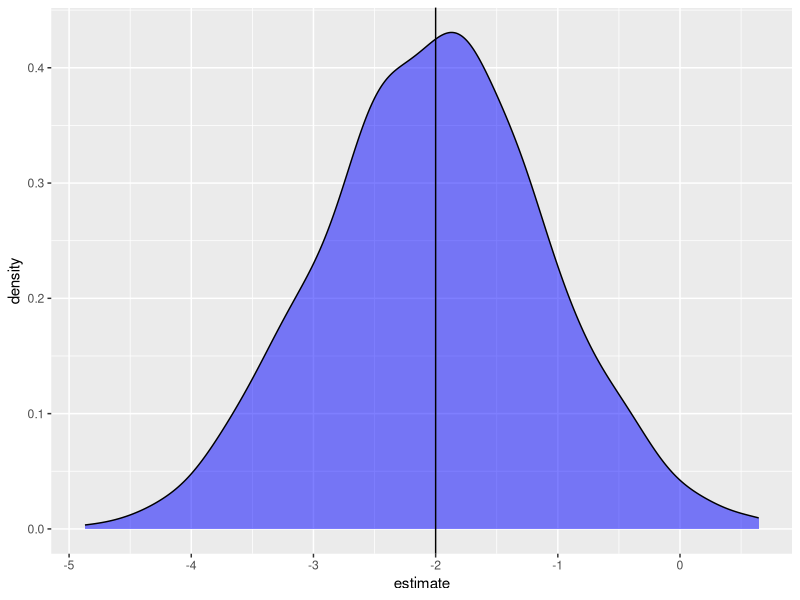
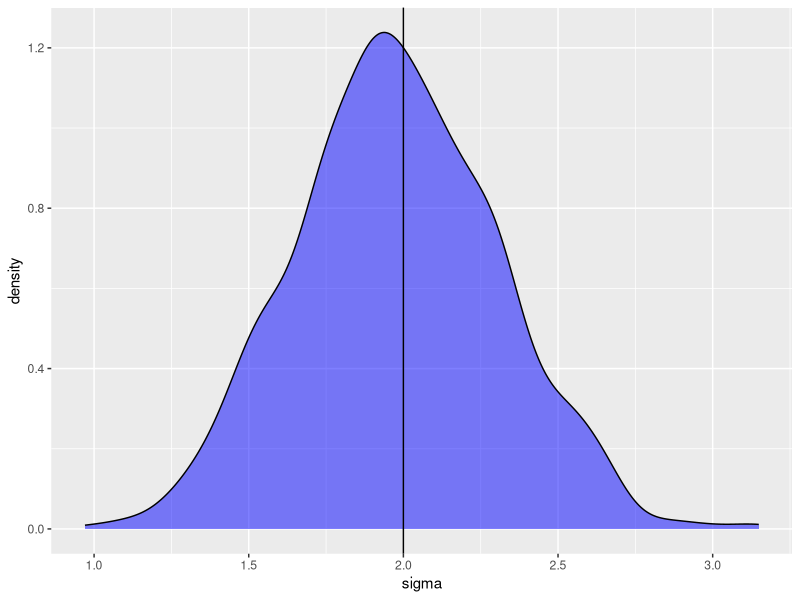

Reproduce these figures in R, in order.
## ---- chunk 1
set.seed(16)
## ---- chunk 2
ngroup = 2
nrep = 10
b0 = 5
b1 = -2
sd = 2
## ---- chunk 3
( group = rep( c("group1", "group2"), each = nrep) )
## ---- chunk 4
( eps = rnorm(ngroup*nrep, 0, sd) )
## ---- chunk 5
( growth = b0 + b1*(group == "group2") + eps )
## ---- chunk 6
growthfit = lm(growth ~ group)
summary(growthfit)
## ---- chunk 7
twogroup_fun = function(nrep = 10, b0 = 5, b1 = -2, sigma = 2) {
     ngroup = 2
     group = rep( c("group1", "group2"), each = nrep)
     eps = rnorm(ngroup*nrep, 0, sd)
     growth = b0 + b1*(group == "group2") + eps
     growthfit = lm(growth ~ group)
     growthfit
}
## ---- chunk 8
set.seed(16)
twogroup_fun()
## ---- chunk 9
twogroup_fun(sigma = 1)
## ---- chunk 10
library(purrr)
## ---- chunk 11
sims = rerun(1000, twogroup_fun() )
## ---- chunk 12
library(broom)
## ---- chunk 13
tidy(growthfit)
## ---- chunk 14
summary(growthfit)$sigma
## ---- chunk 15
suppressMessages( library(dplyr) )
library(ggplot2)
## ---- chunk 16
sims %>%
     map_df(tidy) %>%
     filter(term == "groupgroup2") %>%
     ggplot( aes(estimate) ) +
          geom_density(fill = "blue", alpha = .5) +
          geom_vline( xintercept = -2)
## ---- chunk 17
sims %>%
     map_dbl(~summary(.x)$sigma) %>%
     data.frame(sigma = .) %>%
     ggplot( aes(sigma) ) +
          geom_density(fill = "blue", alpha = .5) +
          geom_vline(xintercept = 2)
## ---- chunk 18
sims %>%
     map_dbl(~summary(.x)$sigma) %>%
     {. < 2} %>%
     mean()
## ---- chunk 19
sims %>%
     map_df(tidy) %>%
     filter(term == "groupgroup2") %>%
     pull(p.value) %>%
     {. <  0.05} %>%
     mean()
